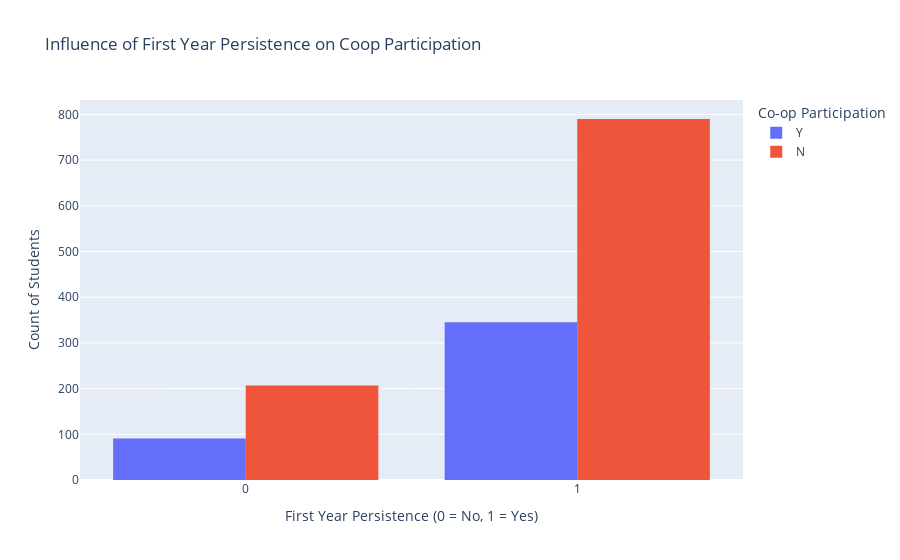

Write notebook code for a chart like this one.
### Markdown cell above
We can notice that GPOG_FT and Intl Regular funding categories have the highest student counts, with non-Co-op participants outnumbering Co-op participants.
While other funding categories, such as Apprentice_PS and Second Career Program, show minimal participation in both Co-op and non-Co-op programs.
#### Influence of First Year Persistence with coop

### Code cell
import plotly.express as px

# Visualization of FirstYearPersistence vs. Coop Participation
fig = px.histogram(
    df2,
    x="FirstYearPersistence",
    color="Coop",
    barmode="group",
    title="Influence of First Year Persistence on Coop Participation",
    labels={"FirstYearPersistence": "First Year Persistence", "Coop": "Co-op Participation"}
)

fig.update_layout(
    xaxis_title="First Year Persistence (0 = No, 1 = Yes)",
    yaxis_title="Count of Students",
    legend_title="Co-op Participation",
    bargap=0.2
)

fig.show()

### Figure 1 — Plotly figure (JSON) as saved in the notebook; plotly's stock layout.template omitted (floating-point values rounded to 4 significant figures; data arrays with more than 128 entries replaced by an {"elided": "..."} marker saying what was removed)
{"data": [{"alignmentgroup": "True", "bingroup": "x", "hovertemplate": "Co-op Participation=Y<br>First Year Persistence=%{x}<br>count=%{y}<extra></extra>", "legendgroup": "Y", "marker": {"color": "#636efa", "pattern": {"shape": ""}}, "name": "Y", "offsetgroup": "Y", "orientation": "v", "showlegend": true, "type": "histogram", "x": {"elided": "436 int values"}, "xaxis": "x", "yaxis": "y"}, {"alignmentgroup": "True", "bingroup": "x", "hovertemplate": "Co-op Participation=N<br>First Year Persistence=%{x}<br>count=%{y}<extra></extra>", "legendgroup": "N", "marker": {"color": "#EF553B", "pattern": {"shape": ""}}, "name": "N", "offsetgroup": "N", "orientation": "v", "showlegend": true, "type": "histogram", "x": {"elided": "997 int values"}, "xaxis": "x", "yaxis": "y"}], "layout": {"autosize": true, "bargap": 0.2, "barmode": "group", "legend": {"title": {"text": "Co-op Participation"}, "tracegroupgap": 0}, "title": {"text": "Influence of First Year Persistence on Coop Participation"}, "xaxis": {"anchor": "y", "autorange": true, "domain": [0, 1], "range": [-0.5, 1.5], "title": {"text": "First Year Persistence (0 = No, 1 = Yes)"}, "type": "linear"}, "yaxis": {"anchor": "x", "autorange": true, "domain": [0, 1], "range": [0, 831.6], "title": {"text": "Count of Students"}}}}
